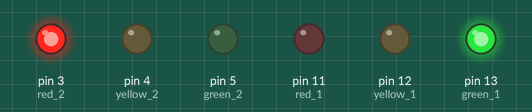
Simulated run of this sketch. Board: Arduino Uno, built with avr-gcc and run on an emulated ATmega328P. On the bench: output pins drawn as LEDs (lit = HIGH).

Above: at 3.5 s.
At 7.5 s:
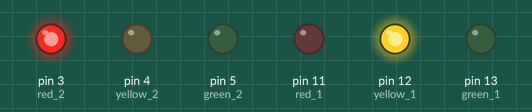
At 8.2 s:
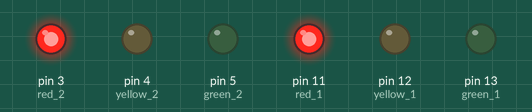
At 12.0 s:
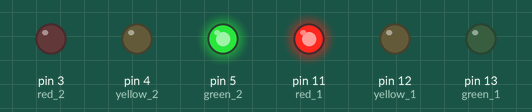
At 16.0 s:
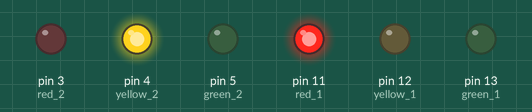
Timing chart, 0 to 22.1 s (numbered marks = the images above):
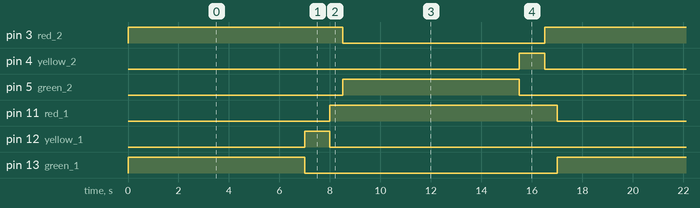

The sketch:

Demo1.ino
```cpp
int green_1 = 13;
int yellow_1 = 12;
int red_1 = 11;

int green_2 = 5;
int yellow_2 = 4;
int red_2 = 3;

void setup() {
    pinMode(green_1, OUTPUT);
    pinMode(yellow_1, OUTPUT);
    pinMode(red_1, OUTPUT);
    pinMode(green_2, OUTPUT);
    pinMode(yellow_2, OUTPUT);
    pinMode(red_2, OUTPUT);
}

void loop() {
  //State 1
  digitalWrite(green_1, HIGH);
  digitalWrite(yellow_1, LOW);
  digitalWrite(red_1, LOW);

  digitalWrite(green_2, LOW);
  digitalWrite(yellow_2, LOW);
  digitalWrite(red_2, HIGH);

  delay(7000);

  //State 2
  digitalWrite(green_1, LOW);
  digitalWrite(yellow_1, HIGH);
  digitalWrite(red_1, LOW);

  digitalWrite(green_2, LOW);
  digitalWrite(yellow_2, LOW);
  digitalWrite(red_2, HIGH);

  delay(1000);

  //State 3
  digitalWrite(green_1, LOW);
  digitalWrite(yellow_1, LOW);
  digitalWrite(red_1, HIGH);

  digitalWrite(green_2, LOW);
  digitalWrite(yellow_2, LOW);
  digitalWrite(red_2, HIGH);

  delay(500);
  //State 4
  digitalWrite(green_1, LOW);
  digitalWrite(yellow_1, LOW);
  digitalWrite(red_1, HIGH);

  digitalWrite(green_2, HIGH);
  digitalWrite(yellow_2, LOW);
  digitalWrite(red_2, LOW);

  delay(7000);

  //State 5
  digitalWrite(green_1, LOW);
  digitalWrite(yellow_1, LOW);
  digitalWrite(red_1, HIGH);

  digitalWrite(green_2, LOW);
  digitalWrite(yellow_2, HIGH);
  digitalWrite(red_2, LOW);

  delay(1000);
  //State 6
  digitalWrite(green_1, LOW);
  digitalWrite(yellow_1, LOW);
  digitalWrite(red_1, HIGH);

  digitalWrite(green_2, LOW);
  digitalWrite(yellow_2, LOW);
  digitalWrite(red_2, HIGH);

  delay(500);

}
```

Measured:
- by itself, pin 3 (red_2), pin 11 (red_1): alternates HIGH for 9.0 s and LOW for 8.0 s
- by itself, pin 4 (yellow_2), pin 12 (yellow_1): alternates HIGH for 1.0 s and LOW for 16.0 s
- by itself, pin 5 (green_2), pin 13 (green_1): alternates HIGH for 7.0 s and LOW for 10.0 s
